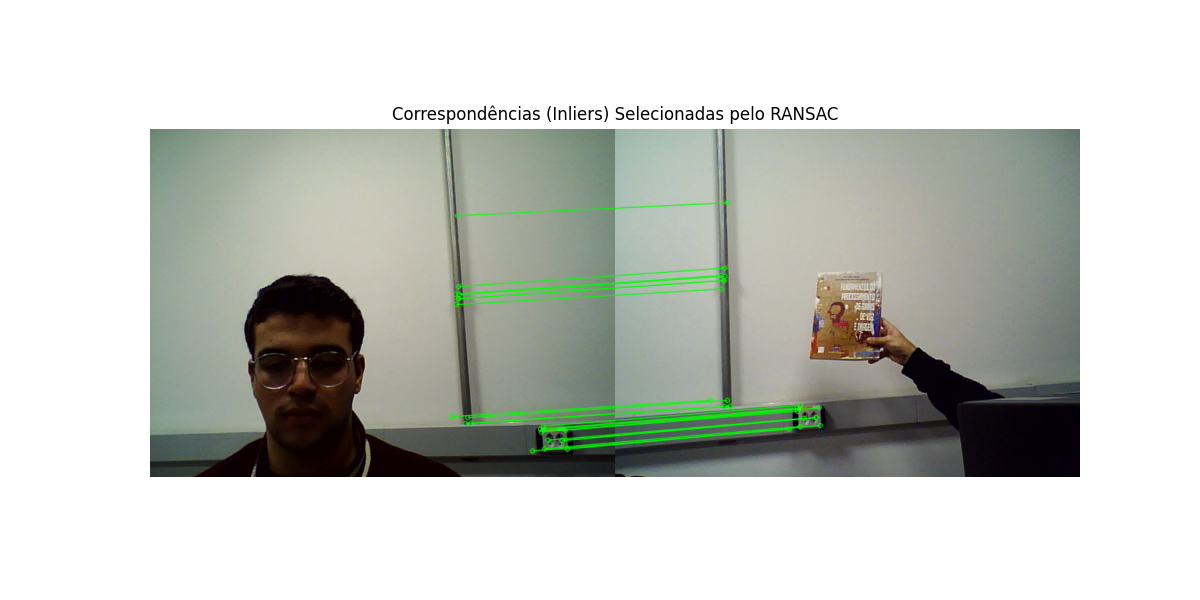
#> input picture Laboratório 3/lab3_correspondencias_ransac.png, 1200 x 600 px, given in place of the camera
$ jupyter execute --allow-errors 'Relatório.ipynb'   (text cells are left out)
#> lines starting #> are read from the running program, lines starting #| are printed output that depends on the picture; after the words box and inside, x2 and y2 are one past the last pixel; in counts of white or black regions, pixels touching at a corner belong together
[cell 1]
import numpy as np
import cv2 as cv

cap = cv.VideoCapture(0)

if not cap.isOpened():
    print("Cannot open camera")
    exit()

while True:
    # Captura quadro a quadro
    ret, frame = cap.read()
#> frame is the input picture: shape (600, 1200, 3); mean B, G, R 196.5, 202.5, 199.4
    # se o quadro foi lido corretamente, ret e True
    if not ret:
        print("Can't receive frame (stream end?). Exiting ...")
        break

    # Exibe o quadro atual
    cv.imshow('frame', frame)

    if cv.waitKey(1) == ord('q'):
#> (key q is pressed here)
        break

    if cv.waitKey(1) == ord('x'):
        cv.imwrite('imagem2.png', frame)

# Libera a captura
cap.release()
cv.destroyAllWindows()

[cell 2]
import cv2
import numpy as np
import matplotlib.pyplot as plt

# =====================================================================
# CONFIGURACAO E CARREGAMENTO DAS IMAGENS DO ALUNO
# =====================================================================
path_img1 = 'imagem1.png'
path_img2 = 'imagem2.png'

img1 = cv2.imread(path_img1)
img2 = cv2.imread(path_img2)

#> (the rest of this cell did not finish here and is left out)

[cell 3]
import cv2
import numpy as np

# ==========================================================
# ABERTURA DAS DUAS WEBCAMS
# ==========================================================
cap1 = cv2.VideoCapture(0)
cap2 = cv2.VideoCapture(1)

if not cap1.isOpened():
    print("Erro ao abrir webcam 0")
    exit()

if not cap2.isOpened():
    print("Erro ao abrir webcam 1")
    exit()

sift = cv2.SIFT_create()
bf = cv2.BFMatcher()

while True:

    ret1, img1 = cap1.read()
    ret2, img2 = cap2.read()

    if not ret1 or not ret2:
        print("Erro na captura")
        break

    # CONVERSAO PARA CINZA
    gray1 = cv2.cvtColor(img1, cv2.COLOR_BGR2GRAY)
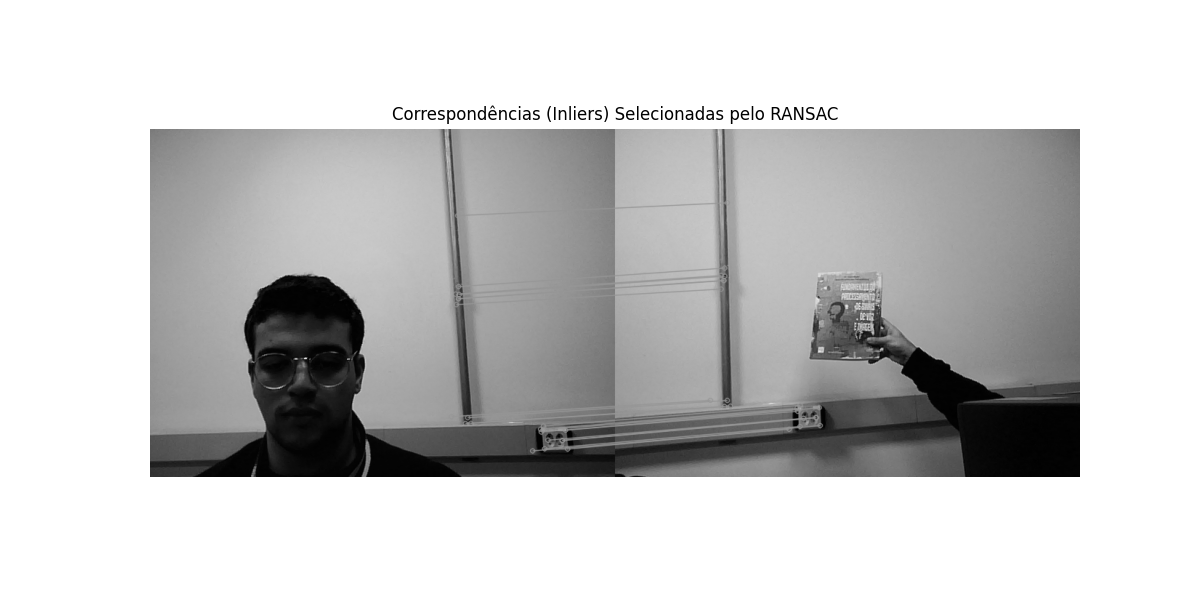
#> gray1: shape (600, 1200); min 0, max 255, mean 200.9
    gray2 = cv2.cvtColor(img2, cv2.COLOR_BGR2GRAY)

    # DETECCAO DE FEATURES
    kp1, des1 = sift.detectAndCompute(gray1, None)
#> kp1 = 578 keypoints; strongest (x, y, size): (795, 108, 2.2), (802, 118, 1.9), (732, 112, 2), (821, 108, 1.8)
    kp2, des2 = sift.detectAndCompute(gray2, None)
#> kp2 has the same summary as kp1

    if des1 is None or des2 is None:
        continue

    # MATCHING
    matches_brutos = bf.knnMatch(des1, des2, k=2)
#> matches_brutos = 578 matches

    bons_matches = []
    for m, n in matches_brutos:
        if m.distance < 0.75 * n.distance:
            bons_matches.append(m)
#> after the loop, bons_matches = 578 matches

    if len(bons_matches) < 10:
        cv2.imshow("Webcam 1", img1)
        cv2.imshow("Webcam 2", img2)
        if cv2.waitKey(1) & 0xFF == ord('q'):
            break
        continue

    # PONTOS CORRESPONDENTES
    src_pts = np.float32([kp1[m.queryIdx].pt for m in bons_matches]).reshape(-1, 1, 2)
#> src_pts = 578 rows, first 8: [152.2, 437.5], [152.3, 464.2], [154.8, 440.4], [158.7, 137.5], [158.7, 137.5], [160.6, 466.6], [161.8, 140.6], [161.8, 140.6]
    dst_pts = np.float32([kp2[m.trainIdx].pt for m in bons_matches]).reshape(-1, 1, 2)
#> dst_pts has the same summary as src_pts

    # HOMOGRAFIA VIA RANSAC
    H, mask = cv2.findHomography(src_pts, dst_pts, cv2.RANSAC, 5.0)
#> H = [[1, -2.72e-15, 2.8e-12], [-2.62e-15, 1, 1.5e-12], [-8.15e-18, -3.08e-18, 1]]; mask = 578 values from 1 to 1

    if H is None:
        continue

    # VISUALIZACAO DOS MATCHES
    img_matches = cv2.drawMatches(img1, kp1, img2, kp2, bons_matches, None,
                                  matchColor=(0, 255, 0),
                                  matchesMask=mask.ravel().tolist(), flags=2)
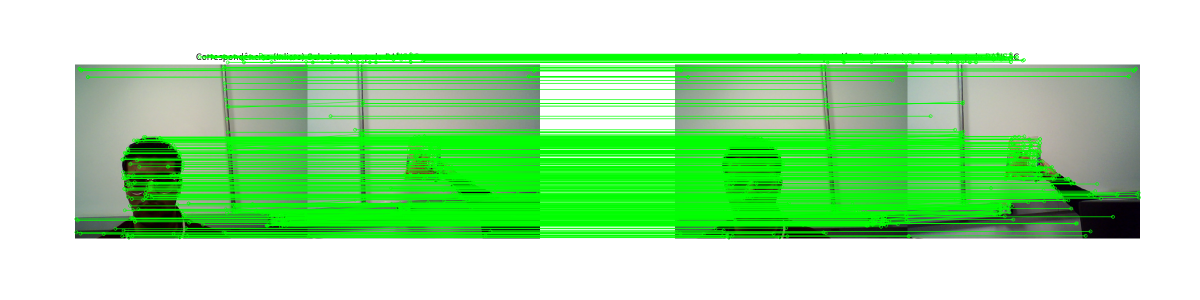
#> img_matches: shape (600, 2400, 3) (shown at 1/2 size); mean B, G, R 162.4, 226.3, 163.9

    # CRIACAO DO MOSAICO
    largura = img1.shape[1] + img2.shape[1]
#> largura = 2400
    altura = max(img1.shape[0], img2.shape[0])
#> altura = 600

    warped = cv2.warpPerspective(img1, H, (largura, altura))
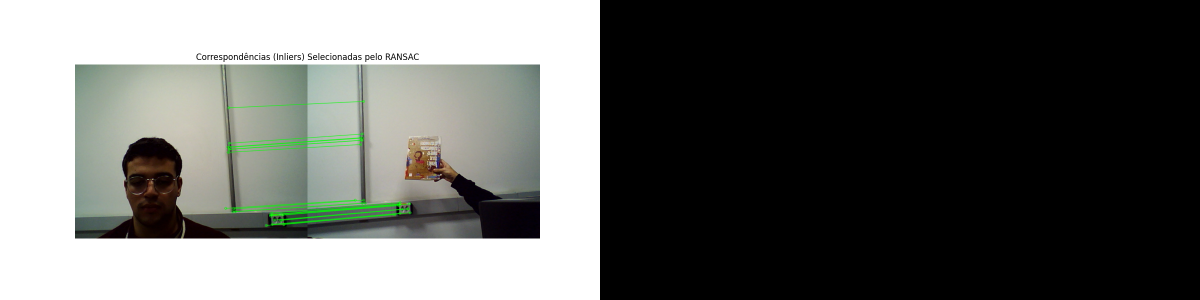
#> warped: shape (600, 2400, 3) (shown at 1/2 size); mean B, G, R 98.3, 101.3, 99.7
    mosaico = warped.copy()
    mosaico[0:img2.shape[0], 0:img2.shape[1]] = img2

    # CONTAGEM DE INLIERS
    inliers = int(np.sum(mask))
#> inliers = 578
    outliers = len(mask) - inliers
#> outliers = 0

    cv2.putText(mosaico, f"Inliers: {inliers}  Outliers: {outliers}",
                (20, 40), cv2.FONT_HERSHEY_SIMPLEX, 1, (0, 255, 0), 2)
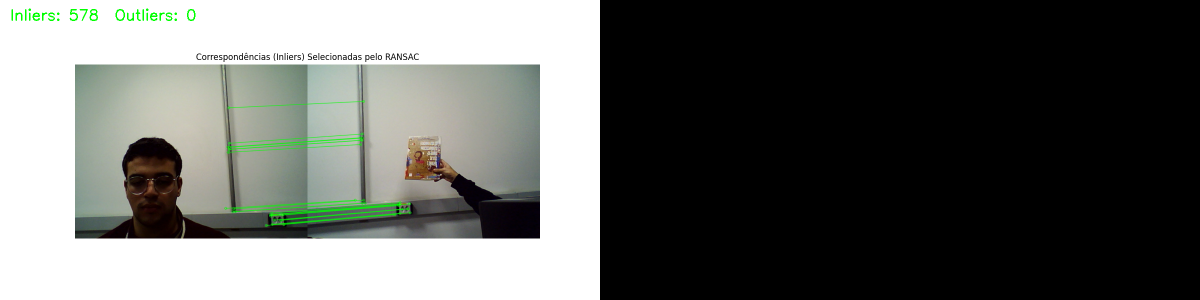
#> mosaico: shape (600, 2400, 3) (shown at 1/2 size); 0.16% of pixels changed, all inside (x1, y1, x2, y2) = (23, 17, 391, 42)

    # JANELAS
    cv2.imshow("Matches RANSAC", img_matches)
    cv2.imshow("Mosaico", mosaico)

    tecla = cv2.waitKey(1) & 0xFF
#> (key q is pressed here)
    if tecla == ord('q'):
        break

# FINALIZACAO
cap1.release()
cap2.release()
cv2.destroyAllWindows()

$ run again, on Laboratório 3/lab3_mqt_ransac_robusto.png
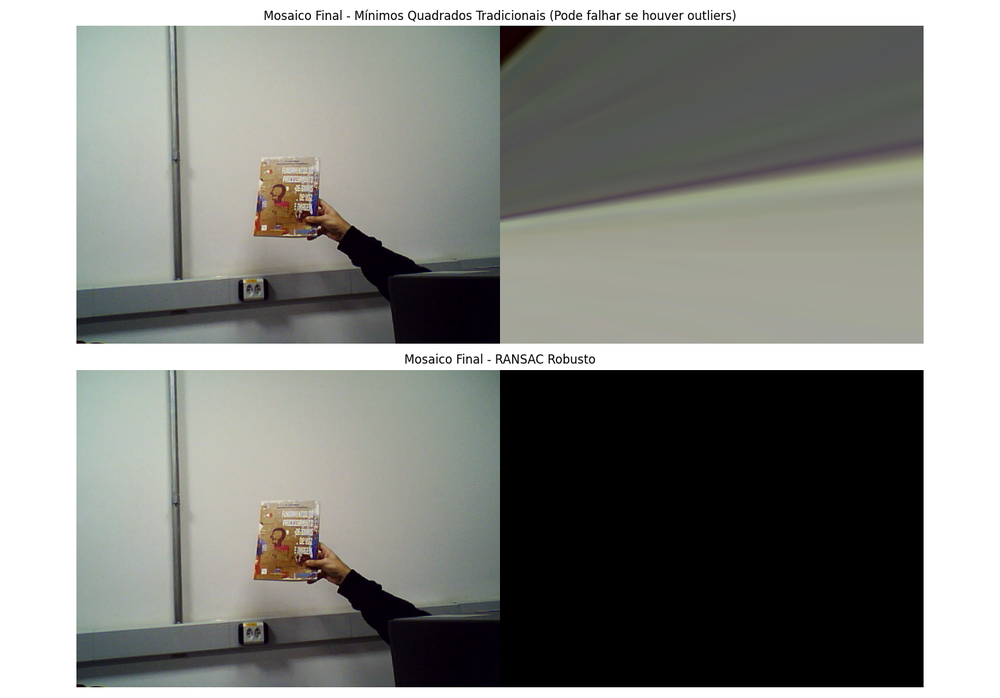
#> input picture Laboratório 3/lab3_mqt_ransac_robusto.png, 1000 x 698 px, shrunk from 1400 x 977 before the run, given in place of the camera
#> frame is the input picture: shape (698, 1000, 3); mean B, G, R 130.8, 135.2, 134
#> kp1 = 518 keypoints; strongest (x, y, size): (585, 357, 1.9), (566, 360, 2), (571, 16, 2), (448, 360, 2)
#> kp2 has the same summary as kp1
#> matches_brutos = 518 matches
#> src_pts = 518 rows, first 8: [77.33, 163.2], [77.46, 635.1], [77.48, 291.5], [77.53, 371.1], [77.89, 685.5], [77.92, 341.9], [79.31, 293.4], [79.36, 664.9]
#> dst_pts has the same summary as src_pts
#> H = [[1, -5.91e-17, 2.02e-13], [2.33e-16, 1, 6.58e-14], [8.64e-19, 5.28e-20, 1]]; mask = 518 values from 1 to 1
#> `img_matches = cv2.drawMatches(img1, kp1, img2, kp2, bons_matches, None..`:
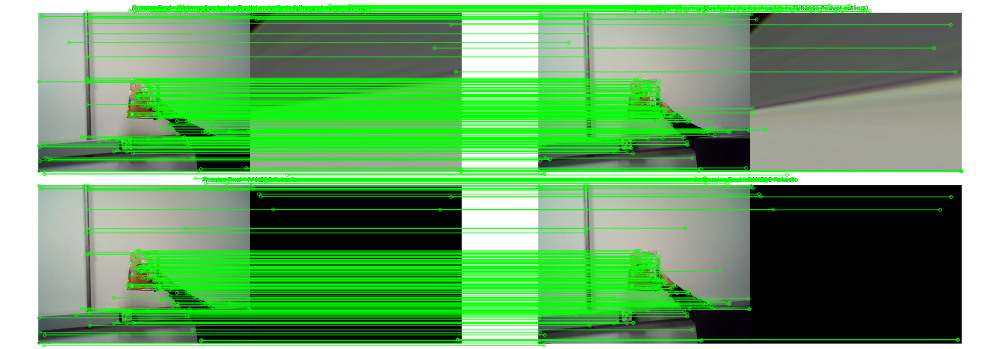
#> img_matches: shape (698, 2000, 3) (shown at 1/2 size); mean B, G, R 101, 162.7, 103.1
#> inliers = 518
#> outliers = 0
#> `cv2.putText(mosaico, f"Inliers: {inliers}  Outliers: {outliers}", (20,..`:
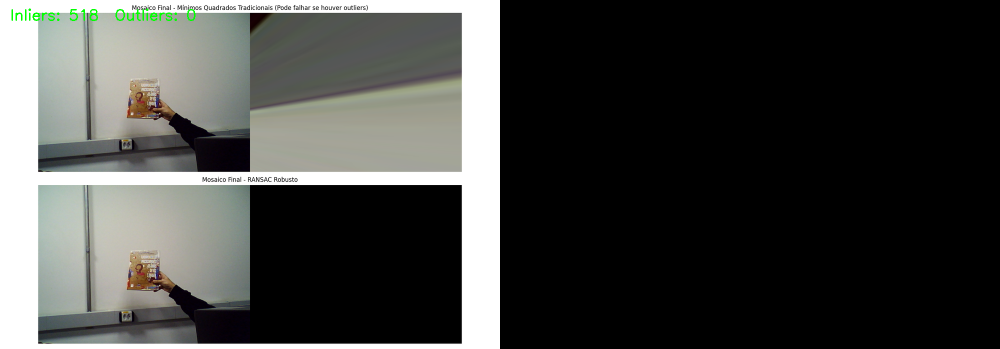
#> mosaico: shape (698, 2000, 3) (shown at 1/2 size); mean B, G, R 65.1, 67.7, 66.7

$ run again, on Laboratório 3/lab3_mosaico.png
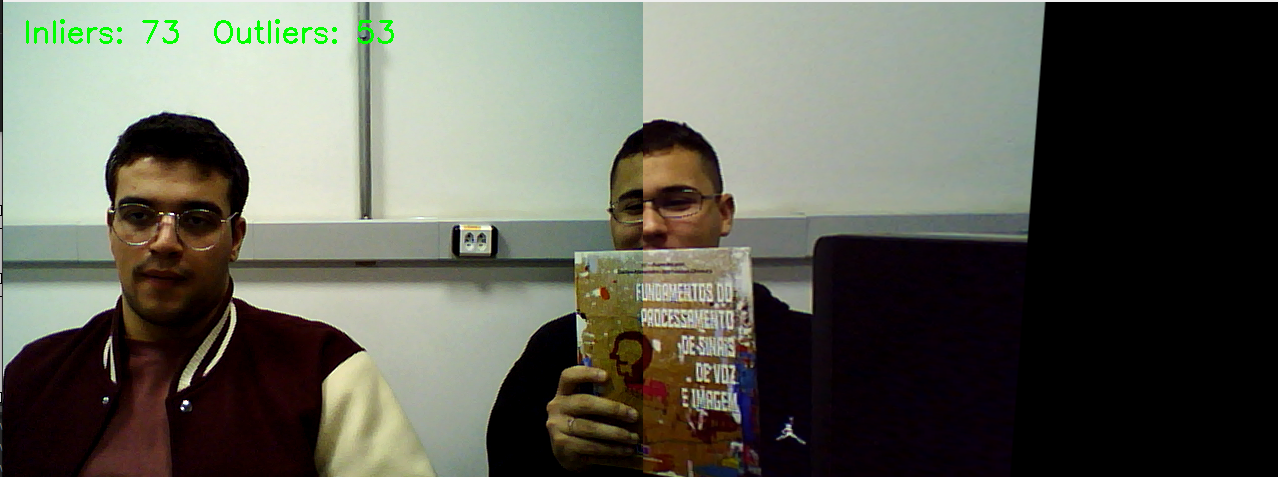
#> input picture Laboratório 3/lab3_mosaico.png, 1278 x 477 px, given in place of the camera
#> frame is the input picture: shape (477, 1278, 3); mean B, G, R 86.7, 97.5, 96.1
#> `gray1 = cv2.cvtColor(img1, cv2.COLOR_BGR2GRAY)`:
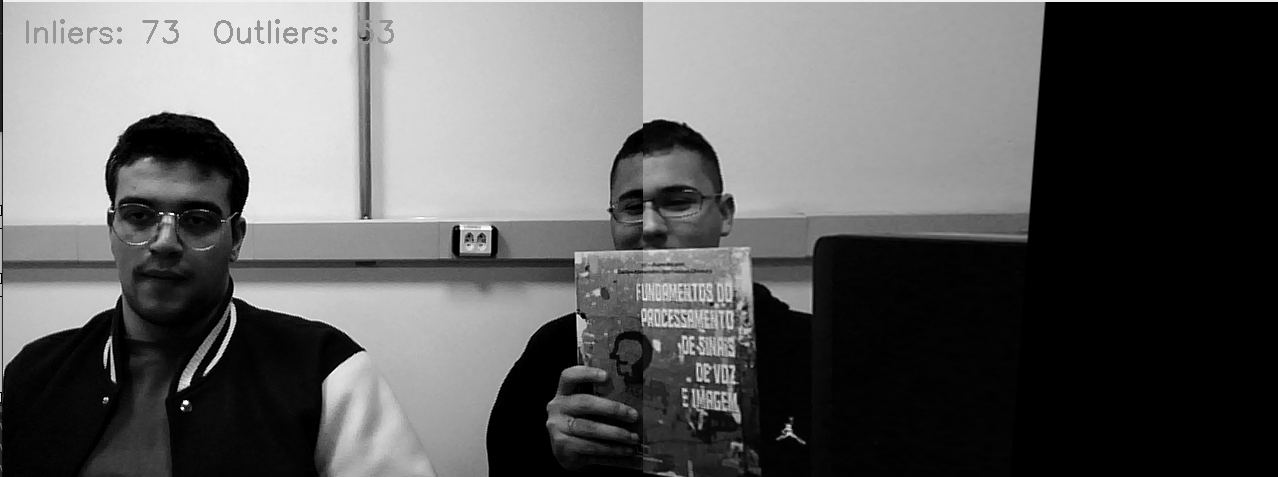
#> gray1: shape (477, 1278); min 0, max 255, mean 95.8
#> kp1 = 1316 keypoints; strongest (x, y, size): (186, 402, 3.4), (182, 408, 2.2), (161, 213, 2), (106, 399, 2.9)
#> kp2 has the same summary as kp1
#> matches_brutos = 1316 matches
#> src_pts = 1316 rows, first 8: [8.44, 365.7], [9.05, 357.2], [9.22, 257.8], [9.95, 355.2], [10.12, 360.1], [11.61, 351.9], [13.12, 361.1], [14.94, 354.9]
#> dst_pts has the same summary as src_pts
#> H = [[1, 1.23e-15, 1.61e-12], [-2.04e-15, 1, 7.74e-13], [-8.15e-18, 5.55e-19, 1]]; mask = 1316 values from 1 to 1
#> inliers = 1316
#> outliers = 0
#> `cv2.putText(mosaico, f"Inliers: {inliers}  Outliers: {outliers}", (20,..`:
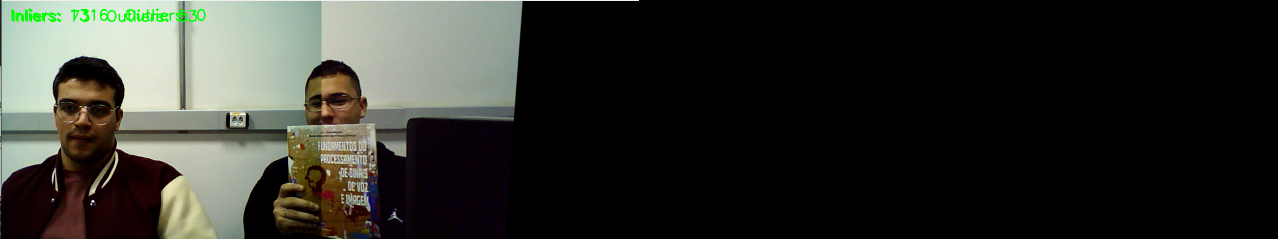
#> mosaico: shape (477, 2556, 3) (shown at 1/2 size); mean B, G, R 43.1, 48.8, 47.7
